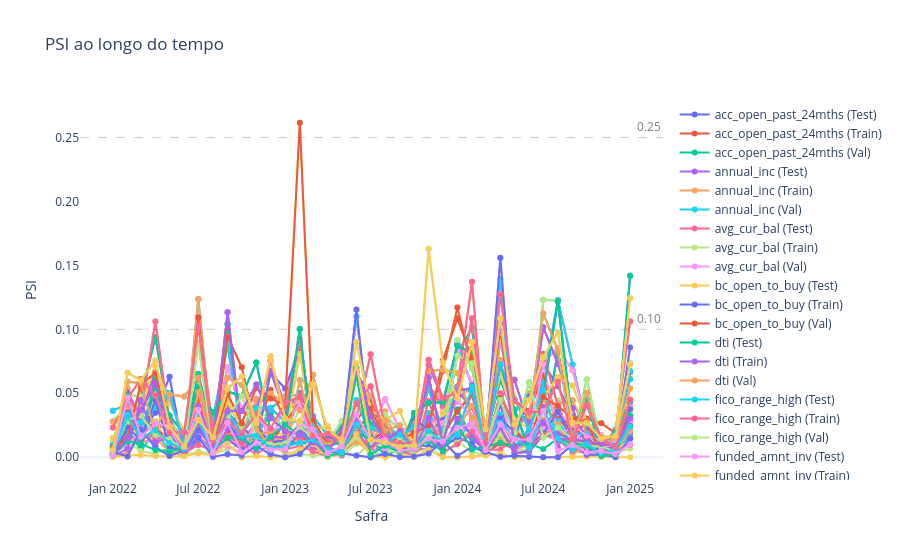

Source (notebook cell):
### Markdown cell above
### PSI

### Code cell
# 1) Todos os gráficos (1 por variável), sem filtro
figs, df_psi = evaluator.plot_psi()

figs.show()
# for var, fig in figs.items():
#     print(f"🔹 {var}")
#     fig.show()
